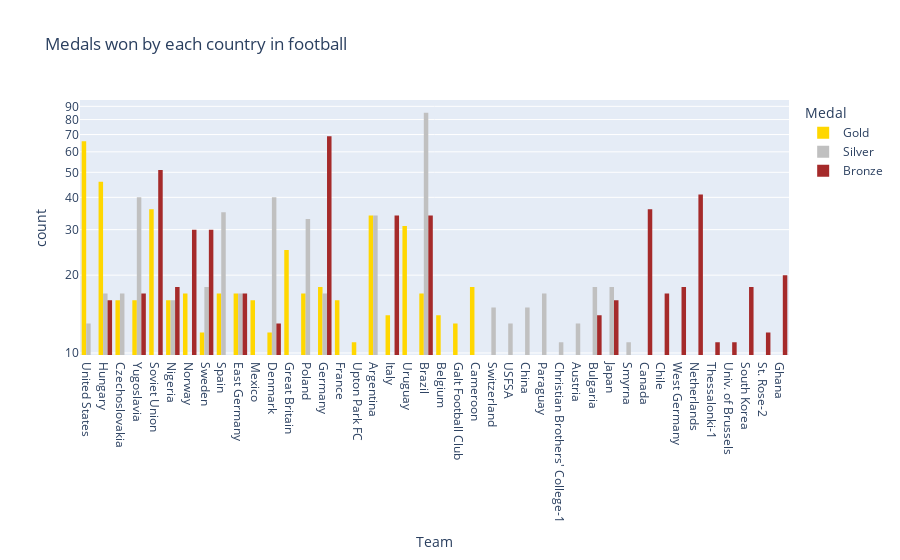

Notebook code cell kept with this figure:
### Code cell
# medal distribution for each team
fig = px.histogram(
    df_football.sort_values(by=["Medal"], ascending=False),
    x="Team",
    log_y=True,
    barmode="group",
    color="Medal",
    category_orders={"Medal": ["Gold", "Silver", "Bronze"]},
    color_discrete_sequence=["gold", "silver", "brown"],
    title="Medals won by each country in football",
)
fig.show()

### Figure 1 — Plotly figure (JSON) as saved in the notebook; plotly's stock layout.template omitted (floating-point values rounded to 4 significant figures; data arrays with more than 128 entries replaced by an {"elided": "..."} marker saying what was removed)
{"data": [{"alignmentgroup": "True", "bingroup": "x", "hovertemplate": "Medal=Gold<br>Team=%{x}<br>count=%{y}<extra></extra>", "legendgroup": "Gold", "marker": {"color": "gold", "pattern": {"shape": ""}}, "name": "Gold", "offsetgroup": "Gold", "orientation": "v", "showlegend": true, "type": "histogram", "x": {"elided": "515 str values"}, "xaxis": "x", "yaxis": "y"}, {"alignmentgroup": "True", "bingroup": "x", "hovertemplate": "Medal=Silver<br>Team=%{x}<br>count=%{y}<extra></extra>", "legendgroup": "Silver", "marker": {"color": "silver", "pattern": {"shape": ""}}, "name": "Silver", "offsetgroup": "Silver", "orientation": "v", "showlegend": true, "type": "histogram", "x": {"elided": "513 str values"}, "xaxis": "x", "yaxis": "y"}, {"alignmentgroup": "True", "bingroup": "x", "hovertemplate": "Medal=Bronze<br>Team=%{x}<br>count=%{y}<extra></extra>", "legendgroup": "Bronze", "marker": {"color": "brown", "pattern": {"shape": ""}}, "name": "Bronze", "offsetgroup": "Bronze", "orientation": "v", "showlegend": true, "type": "histogram", "x": {"elided": "543 str values"}, "xaxis": "x", "yaxis": "y"}], "layout": {"barmode": "group", "legend": {"title": {"text": "Medal"}, "tracegroupgap": 0}, "title": {"text": "Medals won by each country in football"}, "xaxis": {"anchor": "y", "domain": [0, 1], "title": {"text": "Team"}}, "yaxis": {"anchor": "x", "domain": [0, 1], "title": {"text": "count"}, "type": "log"}}}
